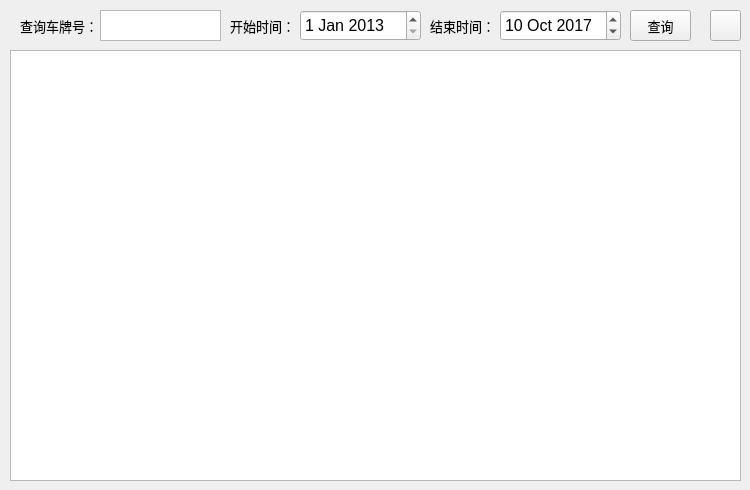
<?xml version="1.0" encoding="UTF-8"?>
<ui version="4.0">
 <class>ParkCharge</class>
 <widget class="QWidget" name="ParkCharge">
  <property name="geometry">
   <rect>
    <x>0</x>
    <y>0</y>
    <width>750</width>
    <height>490</height>
   </rect>
  </property>
  <property name="sizePolicy">
   <sizepolicy hsizetype="Fixed" vsizetype="Fixed">
    <horstretch>0</horstretch>
    <verstretch>0</verstretch>
   </sizepolicy>
  </property>
  <property name="maximumSize">
   <size>
    <width>750</width>
    <height>490</height>
   </size>
  </property>
  <property name="windowTitle">
   <string>Form</string>
  </property>
  <widget class="QWidget" name="widget" native="true">
   <property name="geometry">
    <rect>
     <x>10</x>
     <y>10</y>
     <width>731</width>
     <height>31</height>
    </rect>
   </property>
   <property name="font">
    <font>
     <pointsize>10</pointsize>
    </font>
   </property>
   <widget class="QLabel" name="label">
    <property name="geometry">
     <rect>
      <x>10</x>
      <y>0</y>
      <width>81</width>
      <height>31</height>
     </rect>
    </property>
    <property name="text">
     <string>查询车牌号：</string>
    </property>
   </widget>
   <widget class="QTextEdit" name="textEditCar">
    <property name="geometry">
     <rect>
      <x>90</x>
      <y>0</y>
      <width>121</width>
      <height>31</height>
     </rect>
    </property>
    <property name="font">
     <font>
      <pointsize>12</pointsize>
     </font>
    </property>
   </widget>
   <widget class="QPushButton" name="pushButtonQuery">
    <property name="geometry">
     <rect>
      <x>620</x>
      <y>0</y>
      <width>61</width>
      <height>31</height>
     </rect>
    </property>
    <property name="text">
     <string>查询</string>
    </property>
    <property name="icon">
     <iconset resource="images/myimages.qrc">
      <normaloff>:/new/imgsrc/Look.png</normaloff>:/new/imgsrc/Look.png</iconset>
    </property>
   </widget>
   <widget class="QDateEdit" name="dateEditStart">
    <property name="geometry">
     <rect>
      <x>290</x>
      <y>0</y>
      <width>121</width>
      <height>31</height>
     </rect>
    </property>
    <property name="font">
     <font>
      <pointsize>12</pointsize>
     </font>
    </property>
    <property name="dateTime">
     <datetime>
      <hour>0</hour>
      <minute>0</minute>
      <second>0</second>
      <year>2013</year>
      <month>1</month>
      <day>1</day>
     </datetime>
    </property>
    <property name="minimumDate">
     <date>
      <year>2013</year>
      <month>1</month>
      <day>1</day>
     </date>
    </property>
   </widget>
   <widget class="QDateEdit" name="dateEditStop">
    <property name="geometry">
     <rect>
      <x>490</x>
      <y>0</y>
      <width>121</width>
      <height>31</height>
     </rect>
    </property>
    <property name="font">
     <font>
      <pointsize>12</pointsize>
     </font>
    </property>
    <property name="autoFillBackground">
     <bool>false</bool>
    </property>
    <property name="dateTime">
     <datetime>
      <hour>0</hour>
      <minute>0</minute>
      <second>0</second>
      <year>2017</year>
      <month>10</month>
      <day>10</day>
     </datetime>
    </property>
    <property name="minimumDate">
     <date>
      <year>2013</year>
      <month>1</month>
      <day>1</day>
     </date>
    </property>
   </widget>
   <widget class="QLabel" name="label_2">
    <property name="geometry">
     <rect>
      <x>220</x>
      <y>0</y>
      <width>71</width>
      <height>31</height>
     </rect>
    </property>
    <property name="text">
     <string>开始时间：</string>
    </property>
   </widget>
   <widget class="QLabel" name="label_3">
    <property name="geometry">
     <rect>
      <x>420</x>
      <y>0</y>
      <width>71</width>
      <height>31</height>
     </rect>
    </property>
    <property name="text">
     <string>结束时间：</string>
    </property>
   </widget>
   <widget class="QToolButton" name="toolButton">
    <property name="geometry">
     <rect>
      <x>700</x>
      <y>0</y>
      <width>31</width>
      <height>31</height>
     </rect>
    </property>
    <property name="toolTip">
     <string>刷新内容</string>
    </property>
    <property name="text">
     <string/>
    </property>
    <property name="icon">
     <iconset resource="images/myimages.qrc">
      <normaloff>:/new/imgsrc/re.png</normaloff>:/new/imgsrc/re.png</iconset>
    </property>
   </widget>
  </widget>
  <widget class="QWidget" name="widget_2" native="true">
   <property name="geometry">
    <rect>
     <x>10</x>
     <y>50</y>
     <width>731</width>
     <height>431</height>
    </rect>
   </property>
   <widget class="QTableView" name="tableView">
    <property name="geometry">
     <rect>
      <x>0</x>
      <y>0</y>
      <width>731</width>
      <height>431</height>
     </rect>
    </property>
   </widget>
  </widget>
 </widget>
 <resources>
  <include location="images/myimages.qrc"/>
 </resources>
 <connections/>
</ui>
